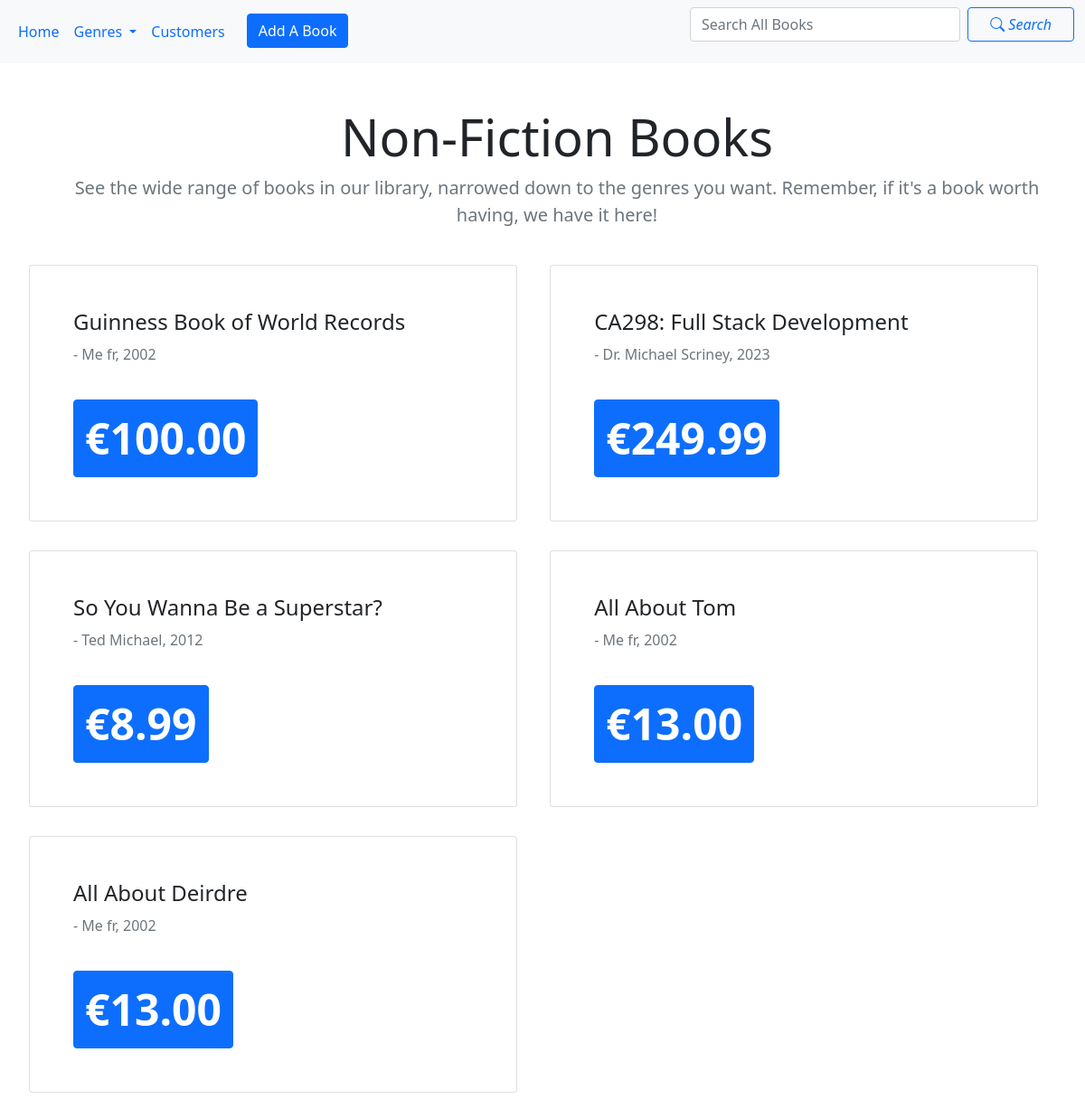
The page /books/category/Non-Fiction/ on the database its author committed.
### libraryapp/models.py (models this page shows, shortened)
class Book(models.Model):
	id = models.AutoField(primary_key=True)
	year = models.IntegerField()
	author = models.CharField(max_length=64)
	price = models.DecimalField(max_digits=50, decimal_places=2)
	title = models.CharField(max_length=64)
	synopsis = models.CharField(max_length=512)
	category = models.CharField(max_length=64, default="Comedy")
	copies = models.IntegerField(default = 1) # how many copies of the book we have

### libraryapp/views.py (the view)
# urls.py: path('books/category/<str:cat>/', view_books_by_category, name='book_by_category'), # all books by category
def view_books_by_category(request, cat):
	books_by_category = Book.objects.filter(category__icontains=cat,) # get a filtered list of the books
	all_books = Book.objects.all()
	categories = []
	for book in all_books:
		if book.category not in categories:
			categories.append(book.category)
	return render(request, 'books_by_category.html', {'books':books_by_category, 'categories': categories, 'category': cat})

### libraryapp/templates/books_by_category.html
{% extends 'base.html' %}
{% block content %}
	<div id="main" style="padding-left: 2rem; padding-top: 2rem;">
		<div class="pricing-header p-3 pb-md-4 mx-auto text-center">
			<h1 class="display-4 fw-normal">{{ category }} Books</h1>
			<p class="fs-5 text-muted">See the wide range of books in our library, narrowed down to the genres you want. Remember, if it's a book worth having, we have it here!</p>
		</div>
	{% for b in books %}
		<div class="card" style="width: 45vw; padding: 2rem; margin-right: 2rem; margin-bottom: 2rem; display: inline-block;">
			<div class="card-body" style="padding: 1rem;">
				<h4 class="card-title" style="margin-bottom: 1rem;"> {{ b.title }} </h4>
				<h6 class="card-subtitle mb-2 text-muted">- {{ b.author }}, {{ b.year }}</h6>
				<a href="{% url 'single_book' bookid=b.id %}" class="btn btn-primary" style="font-size: 3rem; font-weight: 600; margin-top: 2rem;">€{{ b.price }}</a>
			</div>
		</div>
	{% endfor %}
	</div>
{% endblock %}

### rows shown on the page
Book: title "Guinness Book of World Records", author "Me fr", year "2002", price "100.00"
Book: title "CA298: Full Stack Development", author "Dr. Michael Scriney", year "2023", price "249.99"
Book: title "So You Wanna Be a Superstar?", author "Ted Michael", year "2012", price "8.99"
Book: title "All About Tom", author "Me fr", year "2002", price "13.00"
Book: title "All About Deirdre", author "Me fr", year "2002", price "13.00"

### other values the page prints
{{ category }} "Non-Fiction"
